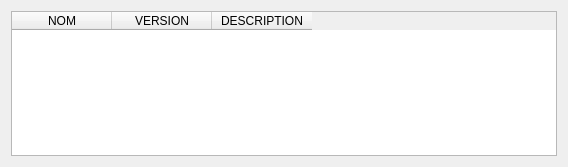
<?xml version="1.0" encoding="UTF-8"?>
<ui version="4.0">
 <class>ihm_infos_module</class>
 <widget class="QDialog" name="ihm_infos_module">
  <property name="geometry">
   <rect>
    <x>0</x>
    <y>0</y>
    <width>568</width>
    <height>167</height>
   </rect>
  </property>
  <property name="windowTitle">
   <string>Infos modules</string>
  </property>
  <property name="modal">
   <bool>false</bool>
  </property>
  <layout class="QGridLayout" name="gridLayout">
   <item row="0" column="0">
    <widget class="QTableWidget" name="table_modules">
     <column>
      <property name="text">
       <string>NOM</string>
      </property>
     </column>
     <column>
      <property name="text">
       <string>VERSION</string>
      </property>
     </column>
     <column>
      <property name="text">
       <string>DESCRIPTION</string>
      </property>
     </column>
    </widget>
   </item>
  </layout>
 </widget>
 <resources>
  <include location="../../icons.qrc"/>
 </resources>
 <connections/>
</ui>
